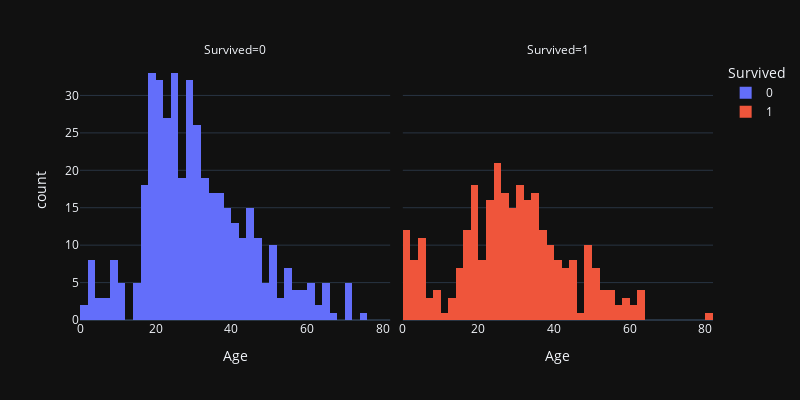

The cell this chart's notebook holds for it:
### Code cell
# Age and Survived relationship:

px.histogram(x="Age",color="Survived",facet_col="Survived",data_frame=df,template="plotly_dark",width=800,height=400)

### Figure 1 — Plotly figure (JSON) as saved in the notebook; plotly's stock layout.template omitted (floating-point values rounded to 4 significant figures; data arrays with more than 128 entries replaced by an {"elided": "..."} marker saying what was removed)
{"data": [{"alignmentgroup": "True", "bingroup": "x", "hovertemplate": "Survived=0<br>Age=%{x}<br>count=%{y}<extra></extra>", "legendgroup": "0", "marker": {"color": "#636efa", "pattern": {"shape": ""}}, "name": "0", "offsetgroup": "0", "orientation": "v", "showlegend": true, "type": "histogram", "x": {"elided": "549 float values"}, "xaxis": "x", "yaxis": "y"}, {"alignmentgroup": "True", "bingroup": "x", "hovertemplate": "Survived=1<br>Age=%{x}<br>count=%{y}<extra></extra>", "legendgroup": "1", "marker": {"color": "#EF553B", "pattern": {"shape": ""}}, "name": "1", "offsetgroup": "1", "orientation": "v", "showlegend": true, "type": "histogram", "x": {"elided": "342 float values"}, "xaxis": "x2", "yaxis": "y2"}], "layout": {"annotations": [{"font": {}, "showarrow": false, "text": "Survived=0", "x": 0.245, "xanchor": "center", "xref": "paper", "y": 1, "yanchor": "bottom", "yref": "paper"}, {"font": {}, "showarrow": false, "text": "Survived=1", "x": 0.755, "xanchor": "center", "xref": "paper", "y": 1, "yanchor": "bottom", "yref": "paper"}], "barmode": "relative", "height": 400, "legend": {"title": {"text": "Survived"}, "tracegroupgap": 0}, "margin": {"t": 60}, "width": 800, "xaxis": {"anchor": "y", "domain": [0, 0.49], "title": {"text": "Age"}}, "xaxis2": {"anchor": "y2", "domain": [0.51, 1], "matches": "x", "title": {"text": "Age"}}, "yaxis": {"anchor": "x", "domain": [0, 1], "title": {"text": "count"}}, "yaxis2": {"anchor": "x2", "domain": [0, 1], "matches": "y", "showticklabels": false}}}
